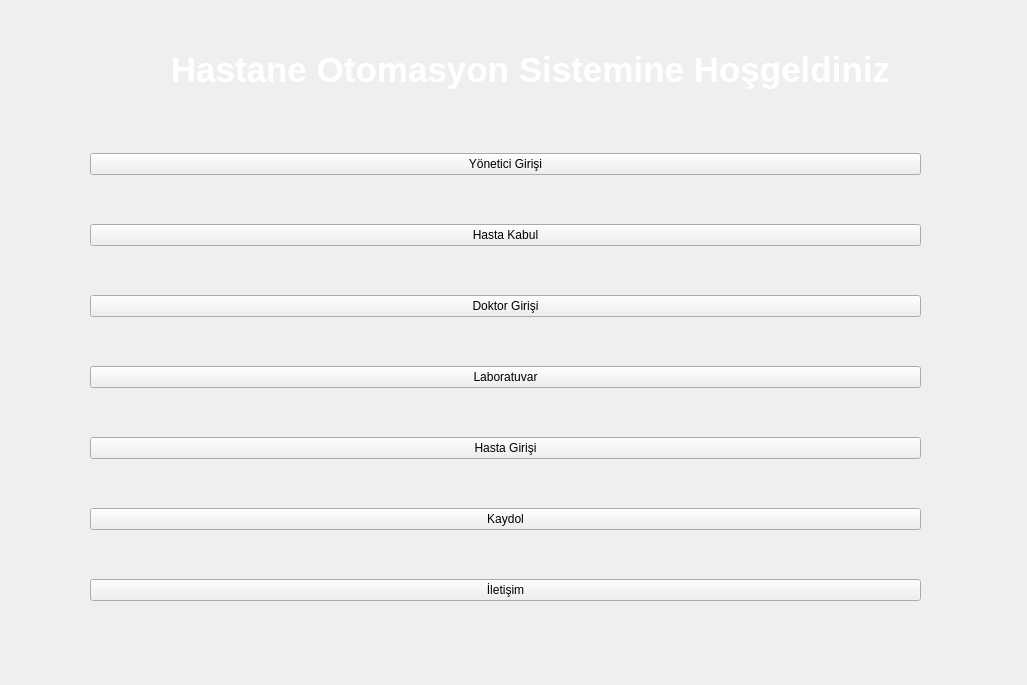
<?xml version="1.0" encoding="UTF-8"?>
<ui version="4.0">
 <class>Form</class>
 <widget class="QWidget" name="Form">
  <property name="geometry">
   <rect>
    <x>0</x>
    <y>0</y>
    <width>1027</width>
    <height>685</height>
   </rect>
  </property>
  <property name="windowTitle">
   <string>Form</string>
  </property>
  <widget class="QLabel" name="label">
   <property name="geometry">
    <rect>
     <x>-10</x>
     <y>0</y>
     <width>1051</width>
     <height>691</height>
    </rect>
   </property>
   <property name="text">
    <string/>
   </property>
   <property name="pixmap">
    <pixmap>5c4bd40a58fe131cf068arkaplan2.png</pixmap>
   </property>
   <property name="scaledContents">
    <bool>true</bool>
   </property>
  </widget>
  <widget class="QLabel" name="label_2">
   <property name="geometry">
    <rect>
     <x>120</x>
     <y>30</y>
     <width>821</width>
     <height>81</height>
    </rect>
   </property>
   <property name="text">
    <string>&lt;html&gt;&lt;head/&gt;&lt;body&gt;&lt;p align=&quot;center&quot;&gt;&lt;span style=&quot; font-size:26pt; font-weight:600; color:#ffffff;&quot;&gt;Hastane Otomasyon Sistemine Hoşgeldiniz&lt;/span&gt;&lt;/p&gt;&lt;/body&gt;&lt;/html&gt;</string>
   </property>
  </widget>
  <widget class="QWidget" name="layoutWidget_2">
   <property name="geometry">
    <rect>
     <x>90</x>
     <y>110</y>
     <width>831</width>
     <height>541</height>
    </rect>
   </property>
   <layout class="QVBoxLayout" name="verticalLayout">
    <item>
     <widget class="QPushButton" name="btnyonetici">
      <property name="text">
       <string>Yönetici Girişi</string>
      </property>
      <property name="icon">
       <iconset>
        <normaloff>png-transparent-computer-icons-manager-businessperson-management-administrator-company-human-resource-management-people.png</normaloff>png-transparent-computer-icons-manager-businessperson-management-administrator-company-human-resource-management-people.png</iconset>
      </property>
     </widget>
    </item>
    <item>
     <widget class="QPushButton" name="btnhastakabul">
      <property name="text">
       <string>Hasta Kabul</string>
      </property>
      <property name="icon">
       <iconset>
        <normaloff>png-transparent-user-logo-computer-icons-industry-icon-user-experience-room-logo-black.png</normaloff>png-transparent-user-logo-computer-icons-industry-icon-user-experience-room-logo-black.png</iconset>
      </property>
     </widget>
    </item>
    <item>
     <widget class="QPushButton" name="btndoktor">
      <property name="text">
       <string>Doktor Girişi</string>
      </property>
      <property name="icon">
       <iconset>
        <normaloff>png-transparent-physician-medicine-health-care-clinic-surgery-sick-people-logo-pharmaceutical-drug-silhouette.png</normaloff>png-transparent-physician-medicine-health-care-clinic-surgery-sick-people-logo-pharmaceutical-drug-silhouette.png</iconset>
      </property>
     </widget>
    </item>
    <item>
     <widget class="QPushButton" name="btnlaboratuvar">
      <property name="text">
       <string>Laboratuvar</string>
      </property>
      <property name="icon">
       <iconset>
        <normaloff>png-transparent-17th-international-conference-on-pathology-science-student-laboratory-microscope-biomedical-industry-laboratory-experiment-logo.png</normaloff>png-transparent-17th-international-conference-on-pathology-science-student-laboratory-microscope-biomedical-industry-laboratory-experiment-logo.png</iconset>
      </property>
     </widget>
    </item>
    <item>
     <widget class="QPushButton" name="btnhastagiris">
      <property name="text">
       <string>Hasta Girişi</string>
      </property>
      <property name="icon">
       <iconset>
        <normaloff>png-clipart-organization-company-service-architectural-engineering-management-group-icon-cdr-hand.png</normaloff>png-clipart-organization-company-service-architectural-engineering-management-group-icon-cdr-hand.png</iconset>
      </property>
     </widget>
    </item>
    <item>
     <widget class="QPushButton" name="btnkaydol">
      <property name="text">
       <string>Kaydol</string>
      </property>
      <property name="icon">
       <iconset>
        <normaloff>png-transparent-computer-icons-register-button-miscellaneous-text-logo.png</normaloff>png-transparent-computer-icons-register-button-miscellaneous-text-logo.png</iconset>
      </property>
     </widget>
    </item>
    <item>
     <widget class="QPushButton" name="btniletisim">
      <property name="text">
       <string>İletişim</string>
      </property>
      <property name="icon">
       <iconset>
        <normaloff>images.png</normaloff>images.png</iconset>
      </property>
     </widget>
    </item>
   </layout>
  </widget>
  <widget class="QLabel" name="label_3">
   <property name="geometry">
    <rect>
     <x>30</x>
     <y>30</y>
     <width>111</width>
     <height>101</height>
    </rect>
   </property>
   <property name="text">
    <string/>
   </property>
   <property name="pixmap">
    <pixmap>20200316220122!Saglikbakanligi_logo.png</pixmap>
   </property>
   <property name="scaledContents">
    <bool>true</bool>
   </property>
  </widget>
 </widget>
 <resources/>
 <connections/>
</ui>
